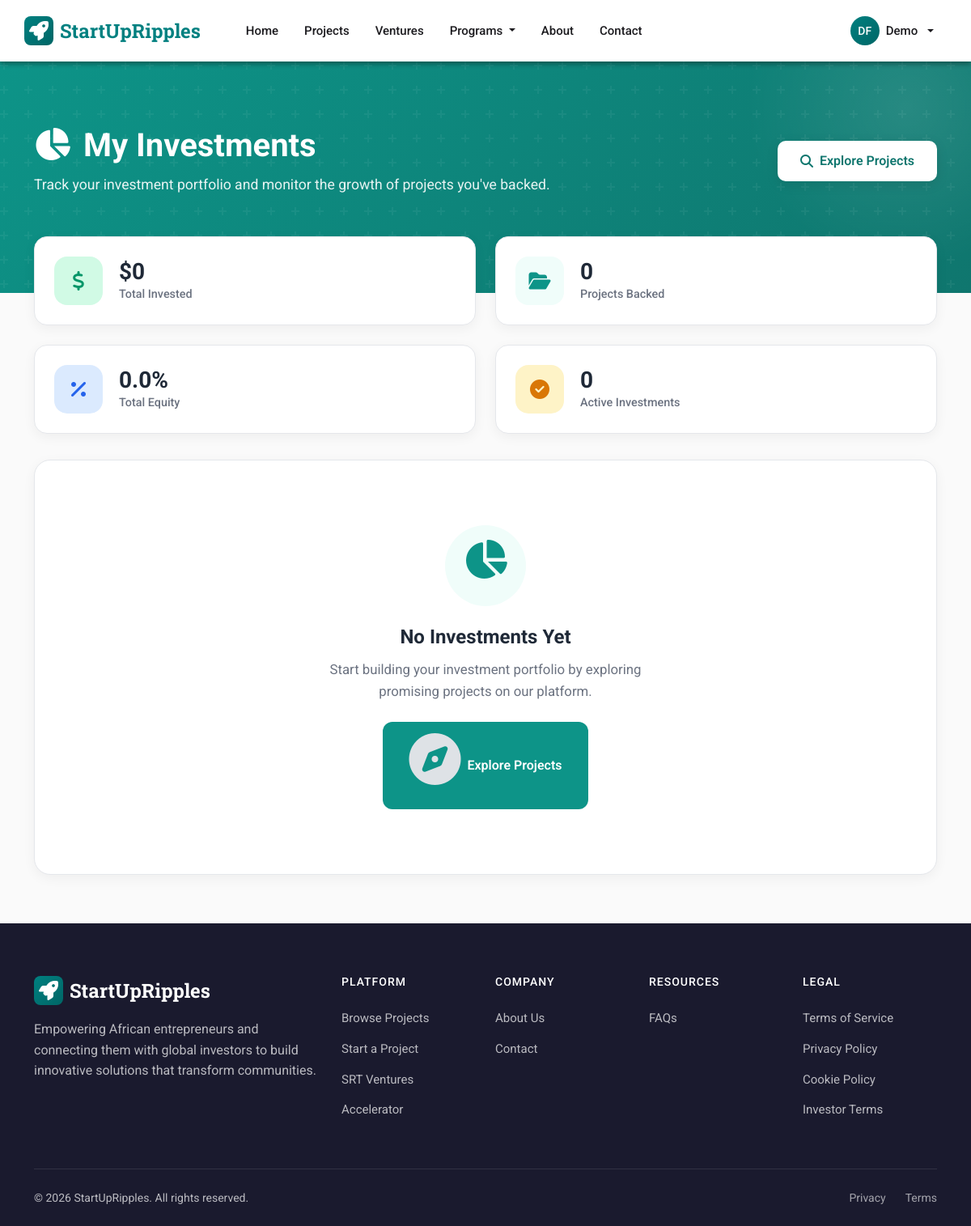
Page /my-investments/ (signed in) on the committed database.
### apps/cms/models.py (models this page shows, shortened)
class SiteSettings(models.Model):
    site_name = models.CharField(max_length=100, default='StartUpRipples')
    logo = models.ImageField(upload_to='site/logo/', blank=True)
    favicon = models.ImageField(upload_to='site/favicon/', blank=True)
    primary_color = models.CharField(max_length=7, default='#28a745')
    secondary_color = models.CharField(max_length=7, default='#2c3e50')
    founder_registration_fee = models.DecimalField(
        max_digits=10, decimal_places=2, default=5.00,
        help_text="Registration fee for Founders in USD"
    )
    investor_registration_fee = models.DecimalField(
        max_digits=10, decimal_places=2, default=25.00,
        help_text="Registration fee for Investors in USD"
    )
    usd_to_ngn_rate = models.DecimalField(
        max_digits=10, decimal_places=2, default=1600.00,
        help_text="Exchange rate: 1 USD = X NGN"
    )
    @classmethod
    def load(cls):
        obj, created = cls.objects.get_or_create(pk=1)
        return obj
    class Meta:
        verbose_name_plural = "Site Settings"

### apps/accounts/models.py (models this page shows, shortened)
class CustomUser(AbstractUser):
    USER_TYPES = (
        ('', 'Select User Type'),
        ('founder', 'Founder'),
        ('donor', 'Donor/Pledger'),
        ('investor', 'Investor'),
        ('partner', 'SRT Partner'),
    )
    user_type = models.CharField(max_length=20, choices=USER_TYPES, blank=False, null=False)
    phone_number = models.CharField(max_length=20)
    profile_completed = models.BooleanField(default=False)
    location = models.CharField(max_length=100, blank=True, null=True)
    address_line1 = models.CharField(max_length=255, blank=True, null=True)
    address_line2 = models.CharField(max_length=255, blank=True, null=True)
    city = models.CharField(max_length=100, blank=True, null=True)
    state_province = models.CharField(max_length=100, blank=True, null=True)
    postal_code = models.CharField(max_length=20, blank=True, null=True)
    country = models.CharField(max_length=100, blank=True, null=True)
    email_verified = models.BooleanField(default=False)
    registration_fee_paid = models.BooleanField(default=False)
    is_srt_partner = models.BooleanField(default=False, help_text="User has SRT Partner capabilities")
    srt_partner_since = models.DateTimeField(null=True, blank=True, help_text="Date when user became an SRT partner")
    profile_image = models.ImageField(upload_to='profile_images/', blank=True, null=True, help_text="User profile photo")
    email = models.EmailField(unique=True)
    USERNAME_FIELD = 'email'
    REQUIRED_FIELDS = ['username']

### apps/projects/views.py (the view)
# urls.py: path('my-investments/', views.my_investments, name='my_investments'),
@login_required
def my_investments(request):
    investments = Investment.objects.filter(
        investor=request.user,
        payment_status='paid',
    ).order_by('-created_at')
    escrow = InvestorEscrowBalance.objects.filter(investor=request.user).first()
    context = {
        'investments': investments,
        'escrow': escrow,
    }
    return render(request, 'projects/my_investments.html', context)

### apps/projects/templates/projects/my_investments.html (shortened to what this page needs)
{% extends 'base.html' %}
{% load project_tags humanize %}
{% block content %}
<section class="investments-hero">
    <div class="container">
        <div class="hero-content">
            <div class="row align-items-center">
                <div class="col-md-8">
                    <h1><i class="fas fa-chart-pie me-3"></i>My Investments</h1>
                    <p>Track your investment portfolio and monitor the growth of projects you've backed.</p>
                </div>
                <div class="col-md-4 text-md-end mt-3 mt-md-0">
                    <a href="{% url 'projects:project_list' %}" class="btn-hero">
                        <i class="fas fa-search"></i>Explore Projects
                    </a>
                </div>
            </div>
        </div>
    </div>
</section>
<div class="container investments-content">
    <div class="stats-grid">
        <div class="stat-card">
            <div class="stat-icon success">
                <i class="fas fa-dollar-sign"></i>
            </div>
            <div class="stat-info">
                <h3>${{ investments|sum_attr:"amount"|default:"0"|intcomma }}</h3>
                <p>Total Invested</p>
            </div>
        </div>
        <div class="stat-card">
            <div class="stat-icon primary">
                <i class="fas fa-folder-open"></i>
            </div>
            <div class="stat-info">
                <h3>{{ investments|length }}</h3>
                <p>Projects Backed</p>
            </div>
        </div>
        <div class="stat-card">
            <div class="stat-icon info">
                <i class="fas fa-percentage"></i>
            </div>
            <div class="stat-info">
                <h3>{{ investments|sum_attr:"equity_percentage"|floatformat:1|default:"0" }}%</h3>
                <p>Total Equity</p>
            </div>
        </div>
        <div class="stat-card">
            <div class="stat-icon warning">
                <i class="fas fa-check-circle"></i>
            </div>
            <div class="stat-info">
                <h3>{{ investments|filter_by:"status,active"|length }}</h3>
                <p>Active Investments</p>
            </div>
        </div>
    </div>
    {% if investments %}
    <div class="section-header">
        <h2 class="section-title">
            <i class="fas fa-briefcase"></i>Investment Portfolio
        </h2>
        <a href="{% url 'accounts:dashboard' %}" class="btn-action outline">
            <i class="fas fa-th-large"></i>Dashboard
        </a>
    </div>
    <div class="investments-grid">
        {% for investment in investments %}
        <div class="investment-card">
            <div class="investment-image">
                {% if investment.project.image %}
                    <img src="{{ investment.project.image.url }}" alt="{{ investment.project.title }}">
                {% else %}
                    <i class="fas fa-rocket placeholder-icon"></i>
                {% endif %}
                <span class="investment-status status-{{ investment.status }}">
                    {% if investment.status in 'active,approved' %}<i class="fas fa-check-circle me-1"></i>
                    {% elif investment.status in 'pending,pending_payment,pending_approval' %}<i class="fas fa-clock me-1"></i>
                    {% elif investment.status in 'refund_requested,refunded' %}<i class="fas fa-undo me-1"></i>
                    {% else %}<i class="fas fa-times-circle me-1"></i>{% endif %}
                    {{ investment.get_status_display }}
                </span>
            </div>
            <div class="investment-body">
                <h3 class="investment-title">{{ investment.project.title }}</h3>
                <div class="investment-meta">
                    <span class="meta-badge amount">
                        <i class="fas fa-dollar-sign"></i>${{ investment.amount|intcomma }}
                    </span>
                    <span class="meta-badge equity">
                        <i class="fas fa-chart-pie"></i>{{ investment.equity_percentage|floatformat:2 }}% Equity
                    </span>
                </div>
                <div class="progress-section">
                    <div class="progress-header">
                        <span class="label">Venture Funding — ${{ investment.project.get_total_raised|floatformat:0|intcomma }} raised</span>
                        <span class="value">{{ investment.project.get_percent_funded|floatformat:0 }}%</span>
                    </div>
                    <div class="progress-bar-wrapper">
                        <div class="progress-bar-fill" style="width: {{ investment.project.get_percent_funded }}%;"></div>
                    </div>
                </div>
                <div class="investment-footer">
                    <span class="investment-date">
                        <i class="fas fa-calendar-alt"></i>{{ investment.created_at|date:"M d, Y" }}
                    </span>
                    <div class="investment-actions">
                        <a href="{% url 'projects:project_detail' investment.project.slug %}" class="btn-action outline">
                            <i class="fas fa-eye"></i>View
                        </a>
                        {% if investment.status == 'rejected' %}
                        <form method="post" action="{% url 'projects:request_investment_refund' investment.id %}" style="display:inline;">
                            {% csrf_token %}
                            <button type="submit" class="btn-action primary"
                                style="background:#dc2626; border:none; cursor:pointer;"
                                onclick="return confirm('Request a refund for this investment? Funds will be returned within 5–10 business days.')">
                                <i class="fas fa-undo"></i>Request Refund
                            </button>
                        </form>
                        {% endif %}
                    </div>
                </div>
            </div>
        </div>
        {% endfor %}
    </div>
    {% else %}
    <div class="empty-state">
        <div class="empty-state-icon">
            <i class="fas fa-chart-pie"></i>
        </div>
        <h4>No Investments Yet</h4>
        <p>Start building your investment portfolio by exploring promising projects on our platform.</p>
        <a href="{% url 'projects:project_list' %}" class="btn-explore">
            <i class="fas fa-compass"></i>Explore Projects
        </a>
    </div>
    {% endif %}
</div>
{% endblock %}

### templates/base.html (shortened to what this page needs)
<!DOCTYPE html>
<html lang="en">
<head>
    <link href="https://cdn.jsdelivr.net/npm/bootstrap@5.3.2/dist/css/bootstrap.min.css" rel="stylesheet">
    <link href="https://cdnjs.cloudflare.com/ajax/libs/font-awesome/6.4.2/css/all.min.css" rel="stylesheet">
    {% load static %}
    <link rel="stylesheet" href="{% static 'css/partner-dashboard.css' %}">
</head>
<body class="{% block body_class %}{% endblock %}">
    <nav class="navbar navbar-expand-lg navbar-md fixed-top">
        <div class="container navbar-inner">
            <a class="navbar-brand" href="{% url 'projects:home' %}">
                {% if site_settings and site_settings.logo %}
                <img src="{{ site_settings.logo.url }}" alt="{{ site_settings.site_name|default:'StartUpRipple' }}" style="height: 40px; width: auto;">
                {% else %}
                <span class="brand-icon"><i class="fas fa-rocket"></i></span>
                {% endif %}
                {{ site_settings.site_name|default:'StartUpRipple' }}
            </a>
            <div class="collapse navbar-collapse" id="navbarNav">
                <ul class="navbar-nav me-auto ms-lg-4">
                    <li class="nav-item">
                        <a class="nav-link" href="{% url 'projects:home' %}">Home</a>
                    </li>
                    <li class="nav-item">
                        <a class="nav-link" href="{% url 'projects:project_list' %}">Projects</a>
                    </li>
                    <li class="nav-item">
                        <a class="nav-link" href="{% url 'projects:venture_list' %}">Ventures</a>
                    </li>
                    <li class="nav-item dropdown">
                        <a class="nav-link dropdown-toggle" href="#" role="button" data-bs-toggle="dropdown">
                            Programs
                        </a>
                    </li>
                    <li class="nav-item">
                        <a class="nav-link" href="{% url 'cms:about_page' %}">About</a>
                    </li>
                    <li class="nav-item">
                        <a class="nav-link" href="{% url 'cms:contact_page' %}">Contact</a>
                    </li>
                </ul>
                <ul class="navbar-nav align-items-lg-center">
                    {% if user.is_authenticated %}
                    <li class="nav-item dropdown d-none d-lg-block">
                        <a class="nav-link dropdown-toggle d-flex align-items-center gap-2" href="#" role="button" data-bs-toggle="dropdown">
                            <span class="user-avatar">{{ user.first_name|slice:":1" }}{{ user.last_name|slice:":1" }}</span>
                            <span>{{ user.first_name|default:user.email }}</span>
                        </a>
                    </li>
                    {% endif %}
                </ul>
            </div>
        </div>
    </nav>
    <main>
        {% block content %}{% endblock %}
    </main>
    <footer class="footer-md">
        <div class="container">
            <div class="row g-4">
                <div class="col-lg-4 col-md-6">
                    <div class="footer-brand">
                        {% if site_settings and site_settings.logo %}
                        <img src="{{ site_settings.logo.url }}" alt="{{ site_settings.site_name|default:'StartUpRipple' }}" style="height: 40px; width: auto;">
                        {% else %}
                        <span class="brand-icon"><i class="fas fa-rocket"></i></span>
                        {% endif %}
                        {{ site_settings.site_name|default:'StartUpRipple' }}
                    </div>
                    <p class="mb-4">Empowering African entrepreneurs and connecting them with global investors to build innovative solutions that transform communities.</p>
                </div>
                <div class="col-lg-2 col-md-6">
                    <h6>Platform</h6>
                    <ul class="footer-links">
                        <li><a href="{% url 'projects:project_list' %}">Browse Projects</a></li>
                        <li><a href="{% url 'projects:create_project' %}">Start a Project</a></li>
                        <li><a href="{% url 'srt:venture_list' %}">SRT Ventures</a></li>
                        <li><a href="{% url 'incubator:incubator_page' %}">Accelerator</a></li>
                    </ul>
                </div>
                <div class="col-lg-2 col-md-6">
                    <h6>Company</h6>
                    <ul class="footer-links">
                        <li><a href="{% url 'cms:about_page' %}">About Us</a></li>
                        <li><a href="{% url 'cms:contact_page' %}">Contact</a></li>
                    </ul>
                </div>
                <div class="col-lg-2 col-md-6">
                    <h6>Resources</h6>
                    <ul class="footer-links">
                        <li><a href="{% url 'cms:contact_page' %}">FAQs</a></li>
                    </ul>
                </div>
                <div class="col-lg-2 col-md-6">
                    <h6>Legal</h6>
                    <ul class="footer-links">
                        <li><a href="{% url 'cms:terms_of_service' %}">Terms of Service</a></li>
                        <li><a href="{% url 'cms:privacy_policy' %}">Privacy Policy</a></li>
                        <li><a href="{% url 'cms:cookie_policy' %}">Cookie Policy</a></li>
                        <li><a href="{% url 'cms:investor_terms' %}">Investor Terms</a></li>
                    </ul>
                </div>
            </div>
            <div class="footer-bottom-md">
                <div class="row align-items-center">
                    <div class="col-md-6 text-center text-md-start">
                        <p>&copy; {% now "Y" %} {{ site_settings.site_name|default:'StartUpRipple' }}. All rights reserved.</p>
                    </div>
                    <div class="col-md-6">
                        <div class="footer-bottom-links">
                            <a href="{% url 'cms:privacy_policy' %}">Privacy</a>
                            <a href="{% url 'cms:terms_of_service' %}">Terms</a>
                        </div>
                    </div>
                </div>
            </div>
        </div>
    </footer>
</body>
</html>

### rows in the picture
SiteSettings: site_name "StartUpRipples"
CustomUser: first_name "D", last_name "F", first_name "Demo"

### other values in the picture
{{ investments|sum_attr:"amount"|default:"0"|intcomma }} "0"
{{ investments|length }} "0"
{{ investments|sum_attr:"equity_percentage"|floatformat:1|default:"0" }} "0.0"
{{ investments|filter_by:"status,active"|length }} "0"
